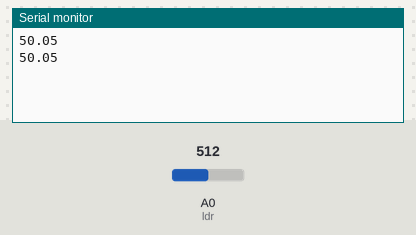
Simulated run of this sketch. Board: Arduino Uno, built with avr-gcc and run on an emulated ATmega328P. Parts: the last lines printed to the serial monitor. The inputs (shaded band) are chosen by the test bench; at power-on: A0 (ldr) = 512.

Above: at 1.8 s.
1.9 s: A0 (ldr) set to 716
At 2.5 s:
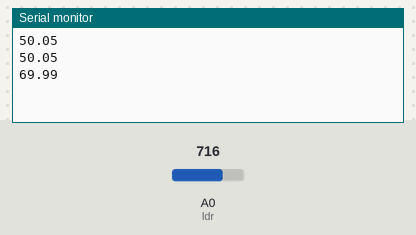
3.4 s: A0 (ldr) set to 900
At 4.8 s:
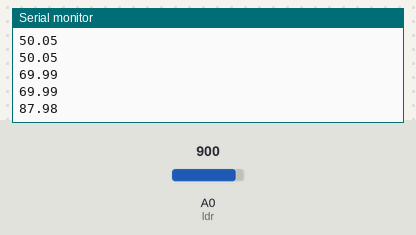
Timing chart, 0 to 6.4 s (numbered marks = the images above; inputs shaded):
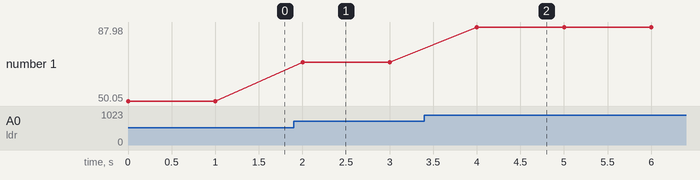

Measured:
- after the input at 1.9 s, the serial monitor: prints a new line after 0.10 s (image 1)
- after the input at 3.4 s, the serial monitor: prints a new line after 0.60 s (image 2)
- plotted number 1: 50.05 → 69.99 after the input at 1.9 s, 69.99 → 87.98 after the input at 3.4 s

The sketch:

6-1.ino
```cpp
int ldr = A0;

void setup() {
  // put your setup code here, to run once:
  pinMode(ldr, INPUT);
  Serial.begin(9600);
}

void loop() {
  // put your main code here, to run repeatedly:
  int ldrValue = analogRead(ldr);
  float light = ldrValue * (100.0 / 1023);
  Serial.println(light);
  delay(1000);
}
```
